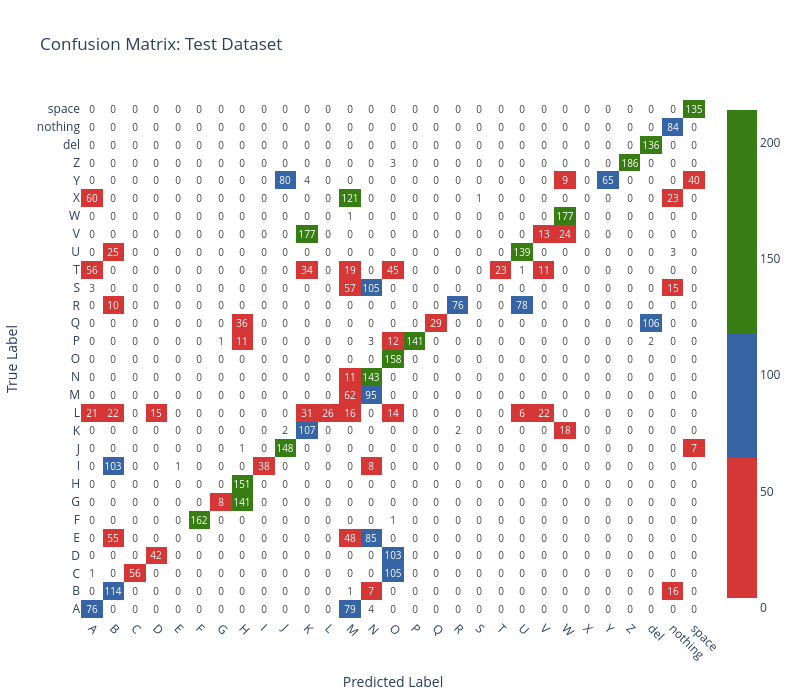

This figure's notebook cell:
### Code cell
# test_model(model, test_loader = test2_loader)

### Figure 1 — Plotly figure (JSON) as saved in the notebook; plotly's stock layout.template omitted (floating-point values rounded to 4 significant figures; data arrays with more than 128 entries replaced by an {"elided": "..."} marker saying what was removed)
{"data": [{"colorscale": [[0, "#ffffff"], [0.02002, "#ffffff"], [0.02002, "#d53737"], [0.3003, "#d53737"], [0.3003, "#3664a4"], [0.5506, "#3664a4"], [0.5506, "#387d13"], [1, "#387d13"]], "hovertemplate": "True: %{y}<br>Predicted: %{x}<br>Count: %{z}<extra></extra>", "text": {"elided": "29x29 int values"}, "textfont": {"size": 10}, "texttemplate": "%{text}", "type": "heatmap", "x": ["A", "B", "C", "D", "E", "F", "G", "H", "I", "J", "K", "L", "M", "N", "O", "P", "Q", "R", "S", "T", "U", "V", "W", "X", "Y", "Z", "del", "nothing", "space"], "y": ["A", "B", "C", "D", "E", "F", "G", "H", "I", "J", "K", "L", "M", "N", "O", "P", "Q", "R", "S", "T", "U", "V", "W", "X", "Y", "Z", "del", "nothing", "space"], "z": {"elided": "29x29 int values"}, "zmax": 214, "zmin": 0}], "layout": {"height": 700, "title": {"text": "Confusion Matrix: Test Dataset"}, "width": 800, "xaxis": {"tickangle": 45, "title": {"text": "Predicted Label"}}, "yaxis": {"title": {"text": "True Label"}}}}
